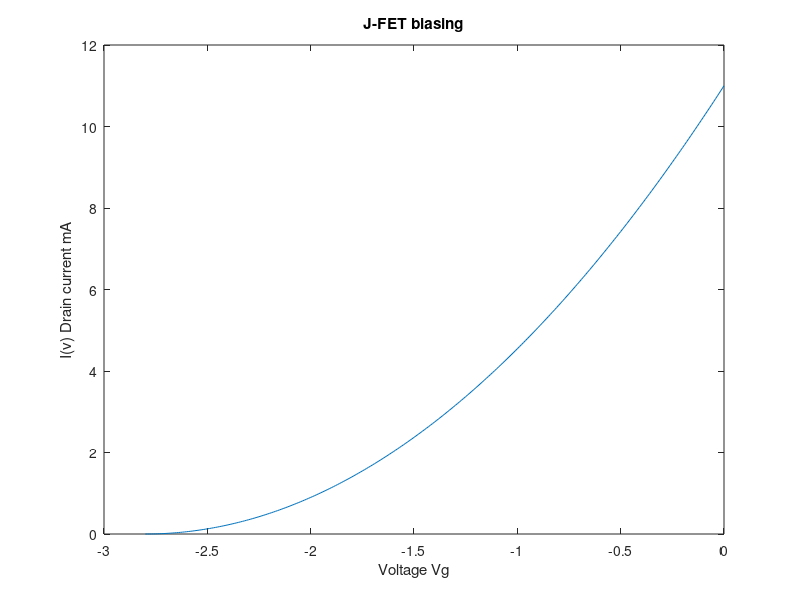
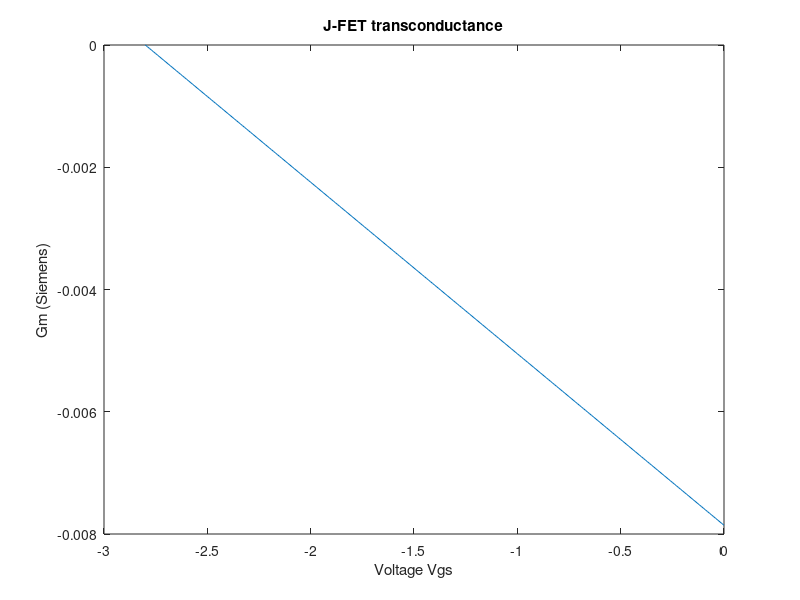

Write the MATLAB code that produced these figures, in order.
% j-fet simulations and calculations.
% from http://www.qrp.pops.net/fetbias.asp

Vp = -2.8 ; % volt (negative for N channel)
Idss = 11; % milliamperes
Id = 5 ;% selected bias point mA


V = Vp:0.01:0;

a = V/Vp;
I = Idss * (1-a).^2;

figure(1);
plot(V,I);
xlabel('Voltage Vg');
ylabel('I(v) Drain current mA');
title('J-FET biasing');

Ida = Id *10^-3;
Idssa = Idss *10^-3;

Rs = Vp/Ida*(sqrt(Ida/Idssa)-1)

[x,y] = min(abs(I-Id)); % creative approach to finding Vgs and its point in the vector
Vgs = V(y);

Gm = 2*(Idssa/Vp)*(1-(Vgs/Vp))

%plot Gm with different Vgs
Gma = 2.*(Idssa./Vp).*(1-(V./Vp));
figure(2);
plot(V,Gma);
xlabel('Voltage Vgs');
ylabel('Gm (Siemens)');
title('J-FET transconductance');

